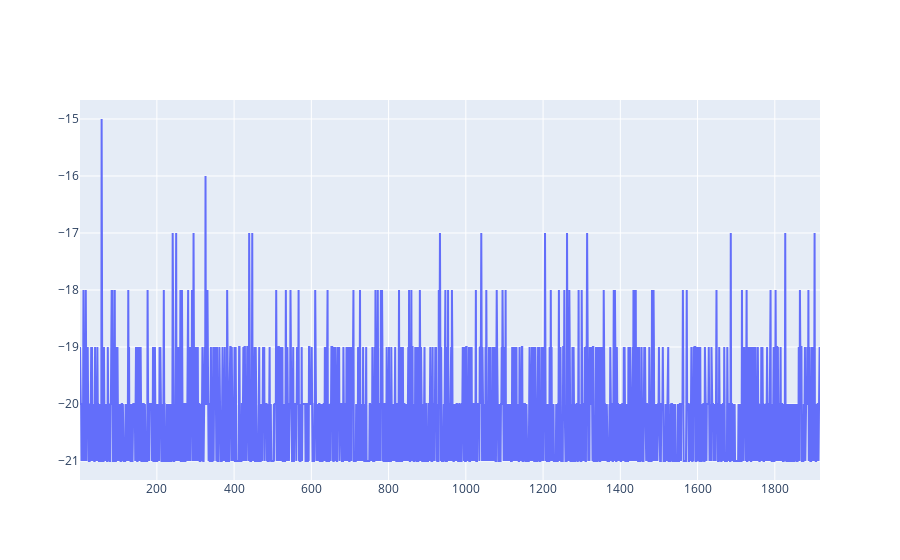

The notebook cell saved with this chart:
### Code cell
fig = go.Figure()
fig.add_trace(
    go.Scatter(x=[i + 1 for i in range(len(training_rwds))],
               y = [r for r in training_rwds])
)
# fig.update_yaxes(type="log")
# fig.update_layout(yaxis_type="log")
fig.show()

### Figure 1 — Plotly figure (JSON) as saved in the notebook; plotly's stock layout.template omitted (floating-point values rounded to 4 significant figures; data arrays with more than 128 entries replaced by an {"elided": "..."} marker saying what was removed)
{"data": [{"type": "scatter", "x": {"elided": "1917 int values"}, "y": {"elided": "1917 int values"}}], "layout": {}}
